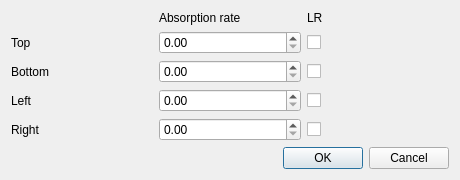
<?xml version="1.0" encoding="UTF-8"?>
<ui version="4.0">
 <class>DomainProperties</class>
 <widget class="QDialog" name="DomainProperties">
  <property name="geometry">
   <rect>
    <x>0</x>
    <y>0</y>
    <width>460</width>
    <height>172</height>
   </rect>
  </property>
  <property name="windowTitle">
   <string>Properties</string>
  </property>
  <layout class="QGridLayout" name="gridLayout_2">
   <item row="2" column="2">
    <widget class="QCheckBox" name="LRT">
     <property name="text">
      <string/>
     </property>
    </widget>
   </item>
   <item row="0" column="2">
    <widget class="QLabel" name="label_2">
     <property name="text">
      <string>LR</string>
     </property>
    </widget>
   </item>
   <item row="4" column="2">
    <widget class="QCheckBox" name="LRB">
     <property name="text">
      <string/>
     </property>
    </widget>
   </item>
   <item row="4" column="0">
    <widget class="QLabel" name="label_4">
     <property name="text">
      <string>Bottom</string>
     </property>
    </widget>
   </item>
   <item row="5" column="2">
    <widget class="QCheckBox" name="LRL">
     <property name="text">
      <string/>
     </property>
    </widget>
   </item>
   <item row="2" column="0">
    <widget class="QLabel" name="label_3">
     <property name="text">
      <string>Top</string>
     </property>
    </widget>
   </item>
   <item row="6" column="2">
    <widget class="QCheckBox" name="LRR">
     <property name="text">
      <string/>
     </property>
    </widget>
   </item>
   <item row="6" column="0">
    <widget class="QLabel" name="label_6">
     <property name="text">
      <string>Right</string>
     </property>
    </widget>
   </item>
   <item row="0" column="1">
    <widget class="QLabel" name="label">
     <property name="text">
      <string>Absorption rate</string>
     </property>
    </widget>
   </item>
   <item row="5" column="0">
    <widget class="QLabel" name="label_5">
     <property name="text">
      <string>Left</string>
     </property>
    </widget>
   </item>
   <item row="4" column="1">
    <widget class="QDoubleSpinBox" name="absorptionRateB">
     <property name="maximum">
      <double>1.000000000000000</double>
     </property>
     <property name="singleStep">
      <double>0.010000000000000</double>
     </property>
    </widget>
   </item>
   <item row="6" column="1">
    <widget class="QDoubleSpinBox" name="absorptionRateR">
     <property name="maximum">
      <double>1.000000000000000</double>
     </property>
     <property name="singleStep">
      <double>0.010000000000000</double>
     </property>
    </widget>
   </item>
   <item row="5" column="1">
    <widget class="QDoubleSpinBox" name="absorptionRateL">
     <property name="maximum">
      <double>1.000000000000000</double>
     </property>
     <property name="singleStep">
      <double>0.010000000000000</double>
     </property>
    </widget>
   </item>
   <item row="2" column="1">
    <widget class="QDoubleSpinBox" name="absorptionRateT">
     <property name="maximum">
      <double>1.000000000000000</double>
     </property>
     <property name="singleStep">
      <double>0.010000000000000</double>
     </property>
    </widget>
   </item>
   <item row="7" column="0" colspan="3">
    <widget class="QDialogButtonBox" name="buttonBox">
     <property name="orientation">
      <enum>Qt::Horizontal</enum>
     </property>
     <property name="standardButtons">
      <set>QDialogButtonBox::Cancel|QDialogButtonBox::Ok</set>
     </property>
    </widget>
   </item>
  </layout>
 </widget>
 <resources/>
 <connections>
  <connection>
   <sender>buttonBox</sender>
   <signal>accepted()</signal>
   <receiver>DomainProperties</receiver>
   <slot>accept()</slot>
   <hints>
    <hint type="sourcelabel">
     <x>248</x>
     <y>254</y>
    </hint>
    <hint type="destinationlabel">
     <x>157</x>
     <y>274</y>
    </hint>
   </hints>
  </connection>
  <connection>
   <sender>buttonBox</sender>
   <signal>rejected()</signal>
   <receiver>DomainProperties</receiver>
   <slot>reject()</slot>
   <hints>
    <hint type="sourcelabel">
     <x>316</x>
     <y>260</y>
    </hint>
    <hint type="destinationlabel">
     <x>286</x>
     <y>274</y>
    </hint>
   </hints>
  </connection>
 </connections>
</ui>
